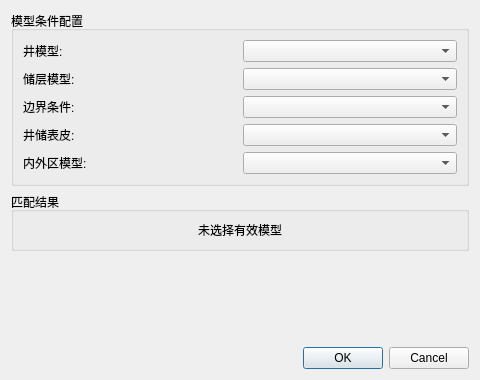
<?xml version="1.0" encoding="UTF-8"?>
<ui version="4.0">
 <class>ModelSelect</class>
 <widget class="QDialog" name="ModelSelect">
  <property name="geometry">
   <rect>
    <x>0</x>
    <y>0</y>
    <width>480</width>
    <height>380</height>
   </rect>
  </property>
  <property name="windowTitle">
   <string>选择试井解释模型</string>
  </property>
  <layout class="QVBoxLayout" name="verticalLayout">
   <item>
    <widget class="QGroupBox" name="groupBox">
     <property name="title">
      <string>模型条件配置</string>
     </property>
     <layout class="QGridLayout" name="gridLayout">
      <item row="0" column="0">
       <widget class="QLabel" name="label_1">
        <property name="text">
         <string>井模型:</string>
        </property>
       </widget>
      </item>
      <item row="0" column="1">
       <widget class="QComboBox" name="comboWellModel"/>
      </item>

      <item row="1" column="0">
       <widget class="QLabel" name="label_2">
        <property name="text">
         <string>储层模型:</string>
        </property>
       </widget>
      </item>
      <item row="1" column="1">
       <widget class="QComboBox" name="comboReservoirModel"/>
      </item>

      <item row="2" column="0">
       <widget class="QLabel" name="label_3">
        <property name="text">
         <string>边界条件:</string>
        </property>
       </widget>
      </item>
      <item row="2" column="1">
       <widget class="QComboBox" name="comboBoundary"/>
      </item>

      <item row="3" column="0">
       <widget class="QLabel" name="label_4">
        <property name="text">
         <string>井储表皮:</string>
        </property>
       </widget>
      </item>
      <item row="3" column="1">
       <widget class="QComboBox" name="comboStorage"/>
      </item>

      <item row="4" column="0">
       <widget class="QLabel" name="label_InnerOuter">
        <property name="text">
         <string>内外区模型:</string>
        </property>
       </widget>
      </item>
      <item row="4" column="1">
       <widget class="QComboBox" name="comboInnerOuter"/>
      </item>
     </layout>
    </widget>
   </item>
   <item>
    <widget class="QGroupBox" name="groupBox_2">
     <property name="title">
      <string>匹配结果</string>
     </property>
     <layout class="QVBoxLayout" name="verticalLayout_2">
      <item>
       <widget class="QLabel" name="label_ModelName">
        <property name="text">
         <string>未选择有效模型</string>
        </property>
        <property name="alignment">
         <set>Qt::AlignCenter</set>
        </property>
        <property name="wordWrap">
         <bool>true</bool>
        </property>
       </widget>
      </item>
      </layout>
    </widget>
   </item>
   <item>
    <spacer name="verticalSpacer">
     <property name="orientation">
      <enum>Qt::Vertical</enum>
     </property>
     <property name="sizeHint" stdset="0">
      <size>
       <width>20</width>
       <height>40</height>
      </size>
     </property>
    </spacer>
   </item>
   <item>
    <widget class="QDialogButtonBox" name="buttonBox">
     <property name="orientation">
      <enum>Qt::Horizontal</enum>
     </property>
     <property name="standardButtons">
      <set>QDialogButtonBox::Cancel|QDialogButtonBox::Ok</set>
     </property>
    </widget>
   </item>
  </layout>
 </widget>
 <resources/>
 <connections>
  <connection>
   <sender>buttonBox</sender>
   <signal>accepted()</signal>
   <receiver>ModelSelect</receiver>
   <slot>accept()</slot>
  </connection>
  <connection>
   <sender>buttonBox</sender>
   <signal>rejected()</signal>
   <receiver>ModelSelect</receiver>
   <slot>reject()</slot>
  </connection>
 </connections>
</ui>
